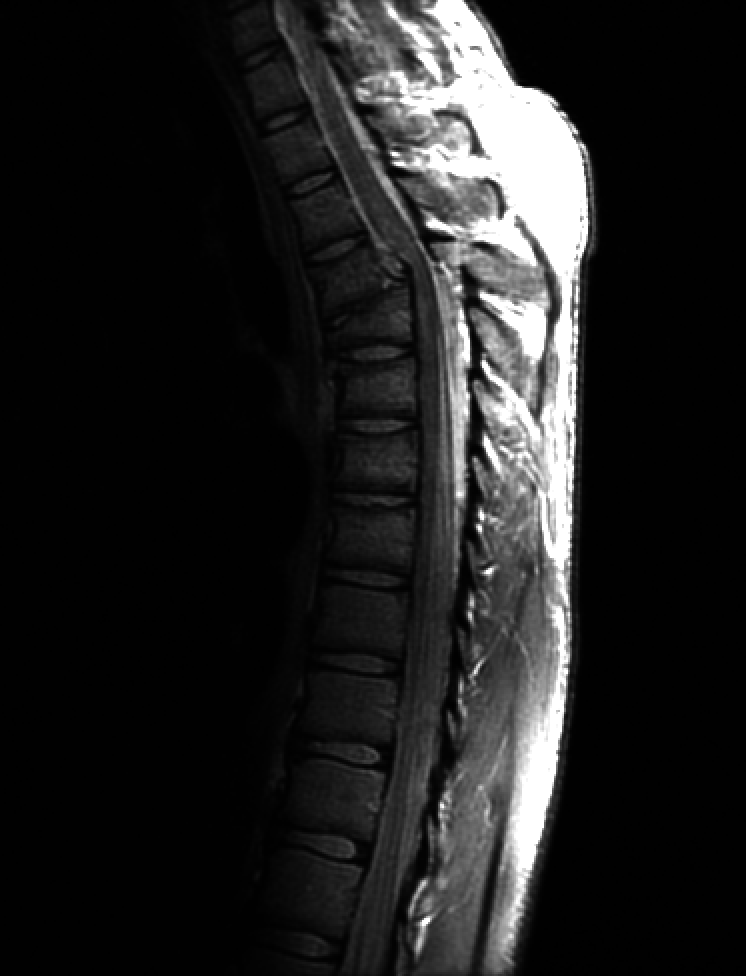
#> input picture histo.tif, 746 x 976 px
$ jupyter execute h1_conda.ipynb   (older library calls are emulated)
#> lines starting #> are read from the running program, lines starting #| are printed output that depends on the picture
[cell 1]
# [8 lines of commented-out code are left out]

import numpy as np
import cv2
from matplotlib import pyplot as plt
# [14 lines left out: functions add, sub, mult, not called in this run]

def mult_with_Const(input_image, Cons):
    return (input_image * Cons)

# [20 lines left out: functions div, log, power, not called in this run]

def plotHisto(img):
    plt.hist(img.ravel(),256,[0,256]); plt.show()
    pass

# [17 lines left out: functions resize, Hist, not called in this run]

img1 = cv2.imread('histo.tif',0)
#> img1 is the input picture: shape (976, 746); min 0, max 255, mean 32.6
img2 = cv2.imread('Fig01.tif',0)

im=mult_with_Const(img1,14)
#> in mult_with_Const, `return (input_image * Cons)`:
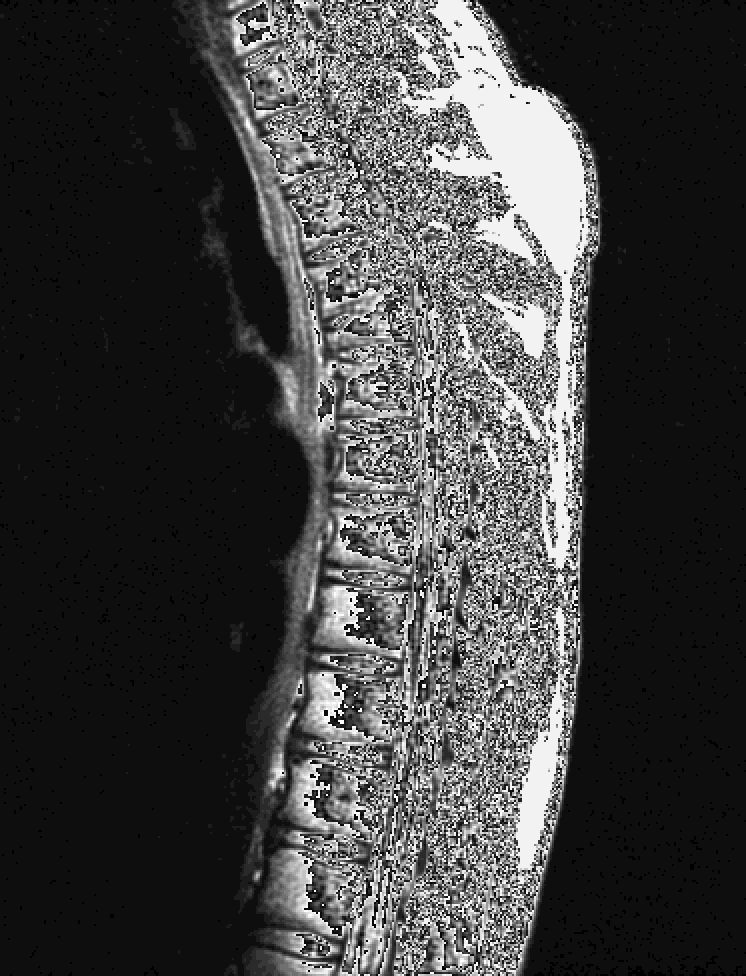
#> returned value: shape (976, 746); min 0, max 254, mean 63.6
cv2.imshow('image',im)
#log(img)

#cv2.imshow('image',img)


k = cv2.waitKey(0)
#> (key Esc is pressed here)
if k == 27:         # wait for ESC key to exit
    cv2.destroyAllWindows()
